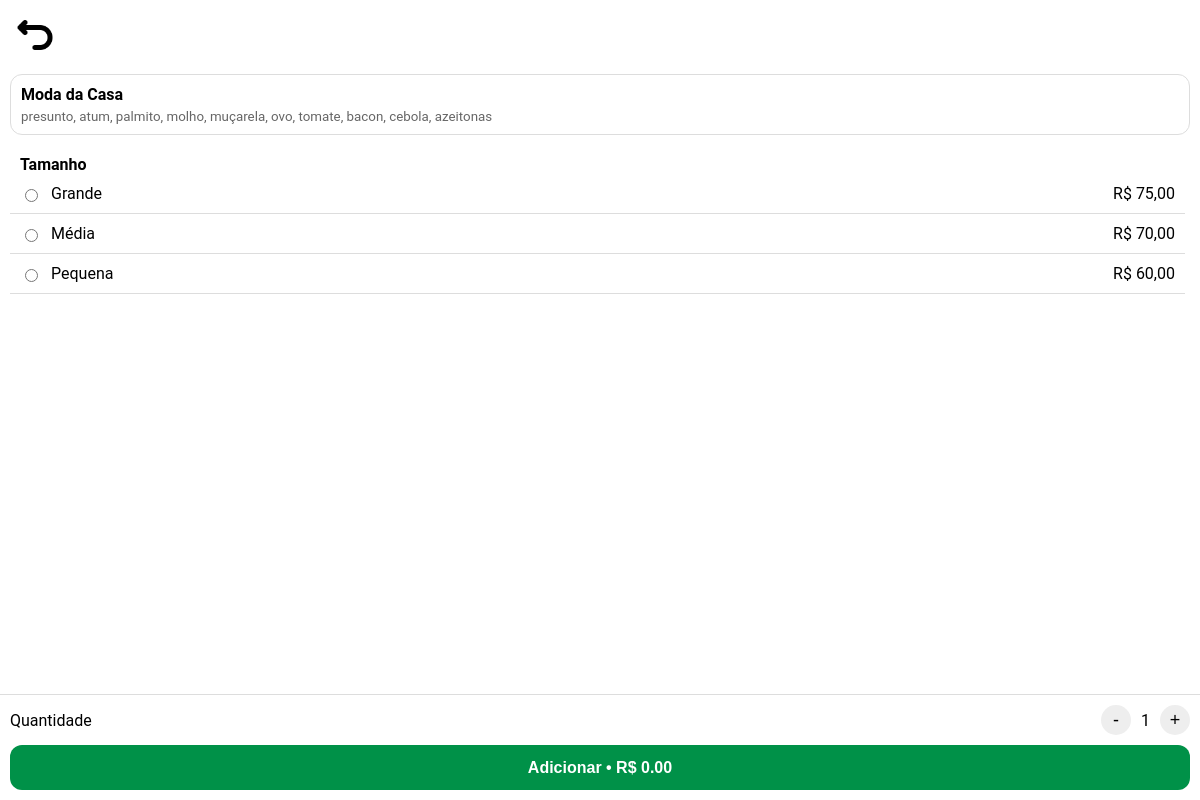
Screenshot of /item/1/1 with the database file from the repository.
### tables this page shows
CREATE TABLE itens (
        id INTEGER PRIMARY KEY,
        nome VARCHAR(100),
        descricao TEXT,
        preco REAL,
        id_estabelecimento INTEGER,
        id_categoria INTEGER,
        FOREIGN KEY (id_estabelecimento) REFERENCES estabelecimentos (id),
        FOREIGN KEY (id_categoria) REFERENCES categorias (id)
        );

CREATE TABLE opcoes_valores (
        id INTEGER PRIMARY KEY,
        nome VARCHAR(100),
        preco REAL,
        id_opcao INTEGER,
        id_estabelecimento INTEGER,
        FOREIGN KEY (id_opcao) REFERENCES opcoes (id),
        FOREIGN KEY (id_estabelecimento) REFERENCES opcoes (id)
        );

CREATE TABLE opcoes (
        id INTEGER PRIMARY KEY,
        nome VARCHAR(100),
        id_item INTEGER,
        id_estabelecimento INTEGER,
        FOREIGN KEY (id_item) REFERENCES itens (id),
        FOREIGN KEY (id_estabelecimento) REFERENCES estabelecimentos (id)
        );

### routes/item.py (the view)
@item_bp.route("/item/<int:id>/<int:id_estabelecimento>", methods=["GET"])
def item(id, id_estabelecimento):
    item = ItemModel.buscar_item(id, id_estabelecimento)
    opcoes = montar_opcoes(id)
    return render_template(
        "item.html",
        id=id,
        id_estabelecimento=id_estabelecimento,
        nome=item[0],
        descricao=item[1],
        opcoes=opcoes.values()
        )

### database/banco_dados_principal.py (called while the page is built)
def conectar_banco_dados_principal():
    return sqlite3.connect(BANCO_DADOS_PRINCIPAL)

### models/item_model.py (called while the page is built)
    @staticmethod
    def buscar_item(id, id_estabelecimento):
        conexao = None
        try:
            conexao = conectar_banco_dados_principal()
            cursor = conexao.cursor()
            cursor.execute(
                f"""
                SELECT
                nome,
                descricao,
                preco
                FROM {TABELA_ITENS}
                WHERE id = ? AND id_estabelecimento = ?
                """,
                    (
                        id,
                        id_estabelecimento
                    )
                )
            resultado = cursor.fetchone()
            return resultado
        except Exception as erro:
            print("Erro ao buscar item: ", erro)
            return
        finally:
            if conexao:
                conexao.close()

### templates/item.html (shortened to what this page needs)
<!DOCTYPE html>
<html lang="pt-BR">
<head>
    <link rel="stylesheet" href="{{ url_for('static', filename='css/item.css') }}">
</head>
<body>
    <div class="voltar">
        <a href="{{ url_for('estabelecimento.estabelecimento', id=id_estabelecimento) }}">
            <img src="{{ url_for('static', filename='images/icons/voltar_black.png') }}" width="40" alt="Relógio">
        </a>
    </div>
    <div class="informacoes-item">
        <b>{{ nome }}</b>
        <small>{{ descricao }}</small>
    </div>
    <div class="opcoes-scroll">
        {% for opcao in opcoes %}
            <div class="opcao-inteira">
                <b class="opcao-nome">{{ opcao.nome }}</b>
                {% for item in opcao.itens %}
                    <div class="opcao-item">
                        <label class="opcao-esquerda">
                            <input
                                type="radio"
                                name="opcao_{{ opcao.id }}"
                                value="{{ item.id }}"
                                data-preco="{{ item.preco }}"
                            >
                            <span>{{ item.nome }}</span>
                        </label>
                        <span>R$ {{ item.preco }}</span>
                    </div>
                {% endfor %}
            </div>
        {% endfor %}
    </div>
    <div class="adicionar-carrinho">
        <div class="quantidade">
            <span>Quantidade</span>
            <div class="controle-quantidade">
                <button type="button" class="btn-menos">-</button>
                <span id="qtd">1</span>
                <button type="button" class="btn-mais">+</button>
            </div>
        </div>
        <button class="botao-adicionar-carrinho">
            Adicionar • <span id="preco-total">R$ 0,00</span>
        </button>
    </div>
</body>
</html>

### static/css/item.css (style rules this page uses)
body { margin: 0; font-family: 'Roboto', sans-serif; font-size: 16px; }
.voltar { display: flex; margin: 15px; }
.informacoes-item { display: grid; flex-direction: column; gap: 5px; align-items: center; border: 1px solid #ddd; border-radius: 12px; padding: 10px; margin: 10px; background-color: #fff; margin-bottom: 20px; }
.informacoes-item b { font-size: 16px; }
.informacoes-item small { color: #666; }
.opcao-inteira { margin-bottom: 30px; }
.opcao-nome { margin-left: 20px; }
.opcao-item { display: flex; justify-content: space-between; padding: 10px; border-bottom: 1px solid #ddd; margin-left: 10px; margin-right: 10px; }
.opcao-esquerda { display: flex; text-align: left; align-items: center; gap: 10px; cursor: pointer; }
.opcoes-scroll { max-height: 300px; overflow-y: auto; padding-right: 5px; }
.adicionar-carrinho { position: fixed; bottom: 0; left: 0; right: 0; background: #fff; border-top: 1px solid #ddd; padding: 10px; display: flex; flex-direction: column; gap: 10px; }
.quantidade { display: flex; justify-content: space-between; align-items: center; }
.controle-quantidade { display: flex; align-items: center; gap: 10px; }
.controle-quantidade button { width: 30px; height: 30px; border-radius: 50%; border: none; background: #eee; font-size: 18px; cursor: pointer; }
.botao-adicionar-carrinho { width: 100%; height: 45px; border: none; border-radius: 12px; background: #009148; color: white; font-size: 16px; font-weight: bold; cursor: pointer; transition: 0.2s; }

### rows the page displays
itens: nome "Moda da Casa", descricao "presunto, atum, palmito, molho, muçarela, ovo, tomate, bacon, cebola, azeitonas"
opcoes_valores: nome "Tamanho", nome "Grande", preco "75,00"
opcoes_valores: nome "Média", preco "70,00"
opcoes_valores: nome "Pequena", preco "60,00"
